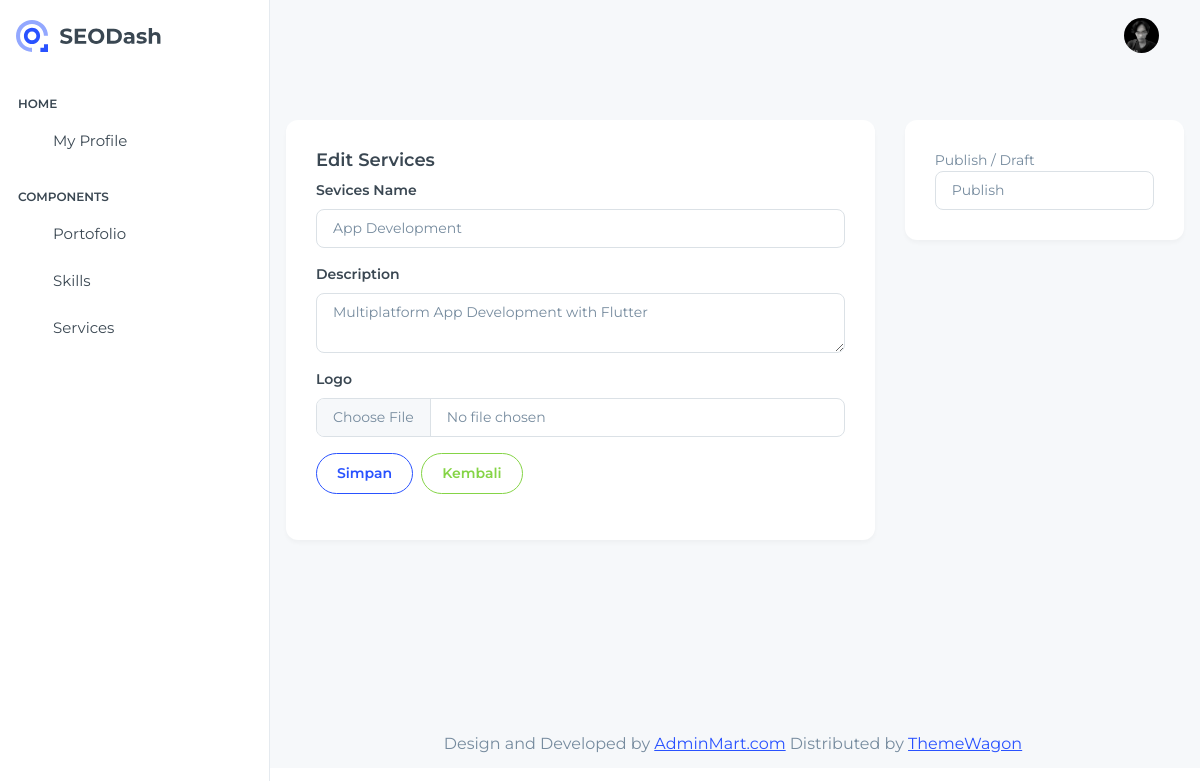
The page /atmin/app.php?page=tambah-services&edit=5 (signed in) on the database its author committed.
### tables this page shows
CREATE TABLE `me` (
  `id` int(11) NOT NULL,
  `email` varchar(200) NOT NULL,
  `name` varchar(50) NOT NULL,
  `password` varchar(25) NOT NULL,
  `fb` varchar(200) NOT NULL,
  `ig` varchar(200) NOT NULL,
  `github` varchar(200) NOT NULL,
  `linkedin` varchar(200) NOT NULL,
  `profile_pic` varchar(200) NOT NULL,
  `summary` longtext NOT NULL,
  `created_at` timestamp NOT NULL DEFAULT current_timestamp(),
  `updated_at` timestamp NULL DEFAULT NULL ON UPDATE current_timestamp()
);

CREATE TABLE `services` (
  `id` int(11) NOT NULL,
  `is_active` tinyint(4) NOT NULL DEFAULT 1,
  `logo` varchar(250) NOT NULL,
  `title` varchar(250) NOT NULL,
  `description` varchar(250) NOT NULL,
  `created_at` timestamp NOT NULL DEFAULT current_timestamp(),
  `updated_at` timestamp NULL DEFAULT NULL ON UPDATE current_timestamp()
);

### atmin/libs/handleServices.php (called while the page is built, shortened)
<?php
if (isset($_GET['edit'])) {
    $id = $_GET['edit'];
    $query = mysqli_query($connection, "SELECT * FROM services WHERE id = '$id'");
    $rowEdit = mysqli_fetch_assoc($query);
    $title = "Edit Services";
} else {
    $title = "Tambah Services";
}

### atmin/content/tambah-services.php (the view, shortened to what this page needs)
<?php
include "./libs/handleServices.php";
?>
<section class="section">
    <form action="" method="post" enctype="multipart/form-data">
        <div class="row px-3">
            <div class="col-lg-8 order-last order-lg-first">
                <div class="card">
                    <div class="card-body">
                        <h5 class="card-title"><?php echo $title ?></h5>
                        <div class="mb-3">
                            <label for="" class="form-label fw-bold">Sevices Name</label>
                            <input type="text" name="title" class="form-control" required value="<?php echo ($id) ? $rowEdit['title'] : '' ?>">
                        </div>
                        <div class="mb-3">
                            <label for="" class="form-label fw-bold">Description</label>
                            <textarea name="description" class="form-control" required><?php echo ($id) ? $rowEdit['description'] : '' ?></textarea>
                        </div>
                        <div class="mb-3">
                            <label for="" class="form-label fw-bold">Logo</label>
                            <input type="file" name="logo" class="form-control">
                        </div>
                        <div class="my-3 d-flex gap-2">
                            <button class="btn btn-outline-primary" type="submit" name="simpan">Simpan</button>
                            <a class="btn btn-outline-success" href="?page=services">Kembali</a>
                        </div>
                    </div>
                </div>
            </div>
            <div class="col-lg-4 order-first order-lg-last">
                <div class="card">
                    <div class="card-body">
                        <label for="">Publish / Draft</label>
                        <select name="is_active" id="" class="form-control">
                            <option <?php echo ($id) ? $rowEdit['is_active'] == 1 ? 'selected' : '' : '' ?> value="1">Publish</option>
                        </select>
                    </div>
                </div>
            </div>
        </div>
    </form>
</section>

### atmin/inc/header.php (shortened to what this page needs)
<?php
$queryMe = mysqli_query($connection, "SELECT * FROM me LIMIT 1");
$rowMe = mysqli_fetch_assoc($queryMe);
?>
<header class="app-header">
    <nav class="navbar navbar-expand-lg navbar-light">
        <div class="navbar-collapse justify-content-end px-0" id="navbarNav">
            <ul class="navbar-nav flex-row ms-auto align-items-center justify-content-end">
                <li class="nav-item dropdown">
                    <a class="nav-link nav-icon-hover" href="javascript:void(0)" id="drop2" data-bs-toggle="dropdown"
                        aria-expanded="false">
                        <img src="uploads/profile-pic/<?php echo $rowMe['profile_pic'] ?>" alt="" width="35" height="35" class="rounded-circle" style="object-position: center; object-fit:cover">
                    </a>
                </li>
            </ul>
        </div>
    </nav>
</header>

### rows shown on the page
me: profile_pic (picture)
services: title "App Development", description "Multiplatform App Development with Flutter", is_active "Publish"

### other values the page prints
$title "Edit Services"
